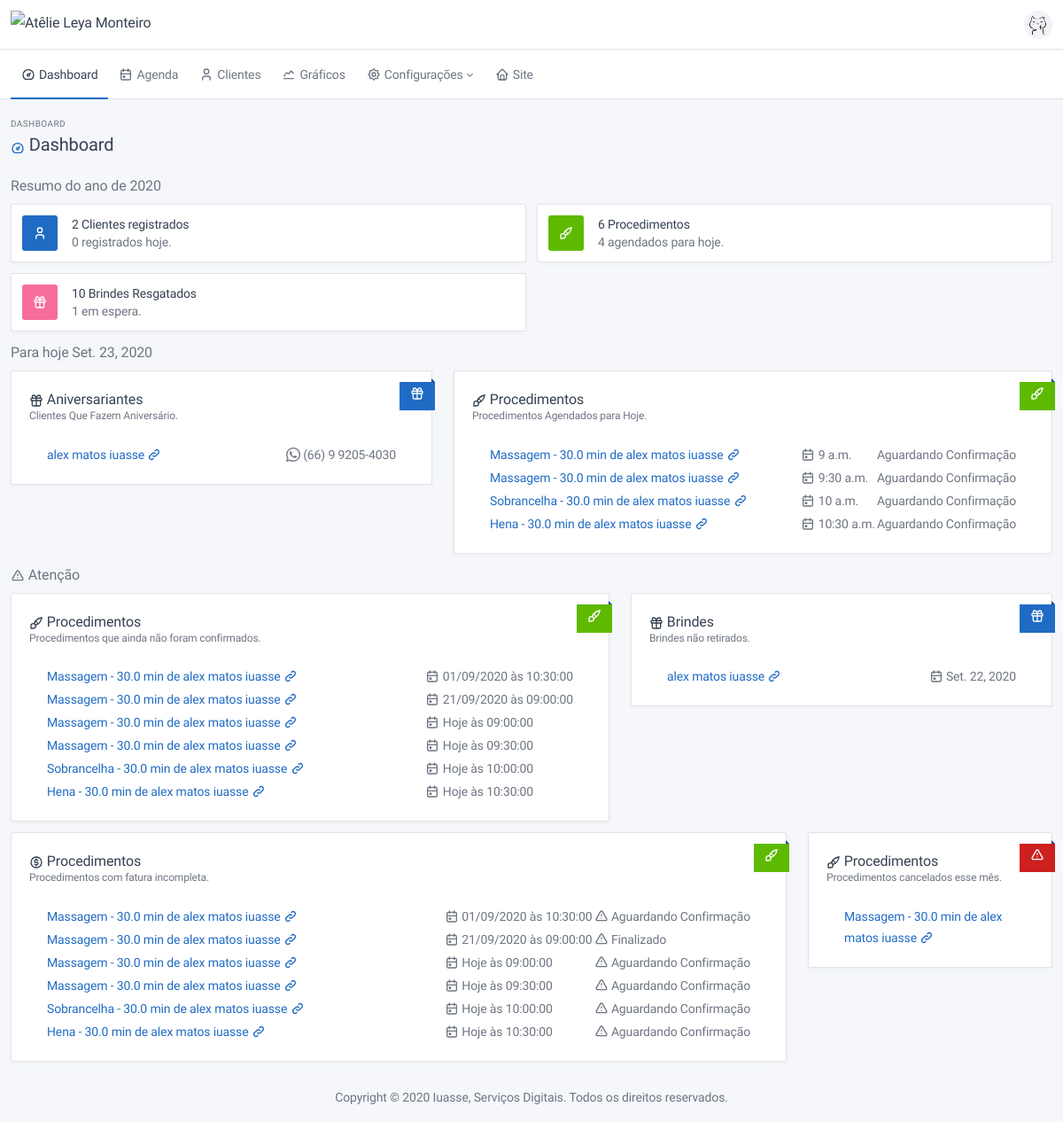
The page /dashboard/ (signed in) on the database its author committed.
### users/models.py (models this page shows, shortened)
class Profile(BaseModel):
    name = models.CharField("nome completo", max_length=150)
    birth_date = models.DateField('data de nascimento', blank=True, null=True, help_text="Informe uma data válida!")
    whatsapp = models.CharField('whatsapp', max_length=16, help_text="Esse será o número usado para contato!")
    total_of_points = models.IntegerField(default=0, verbose_name='Total de pontos')
    user = models.OneToOneField(User, on_delete=models.CASCADE)
    def get_full_name(self):
        return self.name
    def get_absolute_url(self):
        return reverse('users:admin:profile', kwargs={'pk': self.pk})

class RewardRetrieved(BaseModel):
    reward = models.ForeignKey("config.Reward", on_delete=models.PROTECT, verbose_name="Brinde")
    points = models.IntegerField("Pontos", default=0)
    quantity = models.IntegerField("Quantidade", default=1)
    date = models.DateField("Data", default=now)
    retrieved = models.BooleanField("Resgatado", default=False, help_text="Esse brinde já foi resgatado?")
    customer = models.ForeignKey(User, on_delete=models.CASCADE, verbose_name="Cliente")

### service/models.py (models this page shows, shortened)
class OrderOfService(BaseModel):
    type_of_service = models.ForeignKey("config.TypeOfService", verbose_name="Procedimento", on_delete=models.SET_NULL,
                                        null=True)
    status = models.ForeignKey("config.StatusService", verbose_name="Status", on_delete=models.PROTECT)
    finished = models.BooleanField("finalizado", default=False)
    counted = models.BooleanField("contabilizado", default=False, help_text="Procedimento já foi contabilizado?")
    confirmed = models.BooleanField("confirmado", default=False, help_text="Procedimento foi confirmado?")
    canceled = models.BooleanField("cancelado", default=False, help_text="Procedimento foi cancelado?")
    date = models.DateField("Data", default=now)
    time = models.TimeField("Hora", default=now)
    observation = models.TextField("observação", blank=True)
    customer = models.ForeignKey(User, verbose_name="Cliente", on_delete=models.CASCADE, blank=True, null=True)
    def get_absolute_url(self):
        return reverse(self.get_reverse_profile, kwargs={'cpk': self.customer.pk, 'pk': self.pk})
    def get_full_name(self):
        return f"{self.type_of_service} de {self.customer.profile.get_full_name()}"
    def get_date_dashboard(self):
        return f"Hoje às {self.time}" if self.date == date.today() \
            else f"{self.date.strftime('%d/%m/%Y')} às {self.time}"
    def is_invoice_not_completed(self):
        return self.invoice.type_of_payment is None

### config/models.py (models this page shows, shortened)
class BaseConfigModel(BaseModel):
    name = models.CharField("nome", max_length=128)
    def __str__(self):
        return self.name
    class Meta:
        abstract = True

class TypeOfService(BaseConfigModel):
    contextual = models.CharField("cor", default="#ffffff", max_length=7,
                                  help_text="Escolha uma cor para representar esse procedimento!")
    time = models.FloatField("tempo", default=30, help_text="Coloque o tempo em minutos, ex.: 1hr = 60min")
    value = models.DecimalField("Valor", max_digits=11, decimal_places=2, default=0,
                                help_text="Valor do procedimento, ele será usado para auto preenchimento de alguns "
                                          "campos!")
    rewarded_points = models.IntegerField("pontos ganhos", default=0)
    description = models.TextField("Descrição", blank=True, help_text="Usado no site para descrever o procedimento")
    image = models.ImageField("Foto", upload_to='images/', help_text="Foto representando o procedimento.",
                              blank=True, null=True)
    def __str__(self):
        return f"{self.name} - {self.time} min"

class StatusService(BaseConfigModel):
    contextual = models.CharField("cor", default="#ffffff", max_length=7,
                                  help_text="Escolha uma cor para representar esse status")

### frontend/views.py (the view)
# urls.py: path('dashboard/', dashboard, name='dashboard'),
@login_required
@staff_member_required()
@require_http_methods(["GET"])
def dashboard(request):
    return render(request, 'dashboard.html', context_dashboard())

### base/models.py (called while the page is built)
    @property
    def get_reverse_profile(self):
        return '{}:{}:profile'.format(self._meta.app_label, self._meta.model_name)

### frontend/templates/dashboard.html
{% extends 'base.html' %}
{% load static %}
{% block content %}
<div class="container-xl">
    <div class="page-header">
        <div class="row align-items-center">
            <div class="col-auto">
                <div class="page-pretitle">Dashboard</div>
                <h3 class="page-title">
                    <span class="text-primary">{{ICON_DASHBOARD|safe}}</span> Dashboard
                </h3>
            </div>
        </div>
    </div>
    <div class="row row-deck row-cards">
        <h3 class="text-muted">Resumo do ano de {{year}}</h3>
        {% for k,v in top_row_deck.items %}
        <div class="col-sm-6 col-xl-3">
            <div class="card card-sm">
                <div class="card-body d-flex align-items-center">
                    <span class="{{v.bg_color}} text-white stamp mr-3">{{v.icon|safe}}</span>
                    <div class="mr-3 lh-sm">
                        <div class="strong">{{v.title}}</div>
                        <div class="text-muted">{{v.subtitle}}</div>
                    </div>
                </div>
            </div>
        </div>
        {% endfor %}
    </div>
    <div class="row">
        <h3 class="text-muted">Para hoje {{today}}</h3>
        <div class="col-lg-5">
            <div class="card">
                <div class="card-body">
                    <h4 class="card-title">{{birthdays_row_card.icon|safe}} {{birthdays_row_card.title}}</h4>
                    <div class="card-subtitle">{{birthdays_row_card.subtitle}}</div>
                    <div class="table-responsive">
                        <table class="card-table table-hover">
                            {% if birthdays_row_card.data %}
                            {% for d in birthdays_row_card.data %}
                            <tr>
                                <td class="w-100">
                                    <a href="{{d.get_absolute_url}}" target="_blank">{{d.name}} {{ICON_LINK|safe}}</a>
                                </td>
                                <td class="text-nowrap text-muted">
                                    {{ICON_WHATSAPP|safe}} {{d.whatsapp}}
                                </td>
                            </tr>
                            {% endfor %}
                            {% else %}
                            <tr>
                                <td>Nenhum aniversariante hoje</td>
                            </tr>
                            {% endif %}
                        </table>
                    </div>
                </div>
                <div class="ribbon ">{{ICON_GIFT|safe}}</div>
            </div>
        </div>
        <div class="col-lg-7">
            <div class="card">
                <div class="card-body">
                    <h4 class="card-title">{{services_row_card.icon|safe}} {{services_row_card.title}}</h4>
                    <div class="card-subtitle">{{services_row_card.subtitle}}</div>
                    <div class="table-responsive">
                        <table class="card-table table-hover">
                            {% if services_row_card.data %}
                            {% for s in services_row_card.data %}
                            <tr>
                                <td class="w-100">
                                    <a href="{{s.get_absolute_url}}" target="_blank">
                                        {{s.get_full_name}} {{ICON_LINK|safe}}
                                    </a>
                                </td>
                                <td class="text-nowrap text-muted">
                                    {{ICON_CALENDAR|safe}} {{s.time}}
                                </td>
                                <td class="text-nowrap text-muted">
                                    {{s.status}}
                                </td>
                            </tr>
                            {% endfor %}
                            {% else %}
                            <tr>
                                <td>Nenhum procedimento para hoje</td>
                            </tr>
                            {% endif %}
                        </table>
                    </div>
                </div>
                <div class="ribbon bg-success">{{ICON_WAND|safe}}</div>
            </div>
        </div>
    </div>
    <div class="row">
        <h3 class="text-muted">{{ICON_TRIANGLE_ALERT|safe}} Atenção</h3>
        <div class="col-lg-7">
            <div class="card">
                <div class="card-body">
                    <h4 class="card-title">
                        {{service_not_confirmed_row_card.icon|safe}}
                        {{service_not_confirmed_row_card.title}}
                    </h4>
                    <div class="card-subtitle">{{service_not_confirmed_row_card.subtitle}}</div>
                    <div class="table-responsive">
                        <table class="card-table table-hover">
                            {% if service_not_confirmed_row_card.data %}
                            {% for s in service_not_confirmed_row_card.data %}
                            <tr>
                                <td class="w-100">
                                    <a href="{{s.get_absolute_url}}" target="_blank">
                                        {{s.get_full_name}} {{ICON_LINK|safe}}
                                    </a>
                                </td>
                                <td class="text-nowrap text-muted">
                                    {{ICON_CALENDAR|safe}} {{s.get_date_dashboard}}
                                </td>
                            </tr>
                            {% endfor %}
                            {% else %}
                            <tr>
                                <td>Está tudo certo por aqui.</td>
                            </tr>
                            {% endif %}
                        </table>
                    </div>
                </div>
                <div class="ribbon bg-success">{{ICON_WAND|safe}}</div>
            </div>
        </div>
        <div class="col-lg-5">
            <div class="card">
                <div class="card-body">
                    <h4 class="card-title">{{rewards_not_retrieved_row_card.icon|safe}}
                        {{rewards_not_retrieved_row_card.title}}</h4>
                    <div class="card-subtitle">{{rewards_not_retrieved_row_card.subtitle}}</div>
                    <div class="table-responsive">
                        <table class="card-table table-hover">
                            {% if rewards_not_retrieved_row_card.data %}
                            {% for r in rewards_not_retrieved_row_card.data %}
                            <tr>
                                <td class="w-100">
                                    <a href="{{r.customer.profile.get_absolute_url}}" target="_blank">
                                        {{r.customer.profile.get_full_name}} {{ICON_LINK|safe}}
                                    </a>
                                </td>
                                <td class="text-nowrap text-muted">
                                    {{ICON_CALENDAR|safe}} {{r.date}}
                                </td>
                            </tr>
                            {% endfor %}
                            {% else %}
                            <tr>
                                <td>Está tudo certo por aqui.</td>
                            </tr>
                            {% endif %}
                        </table>
                    </div>
                </div>
                <div class="ribbon ">{{ICON_GIFT|safe}}</div>
            </div>
        </div>
        <div class="col-lg-9">
            <div class="card">
                <div class="card-body">
                    <h4 class="card-title">
                        {{service_not_completed_row_card.icon|safe}}
                        {{service_not_completed_row_card.title}}
                    </h4>
                    <div class="card-subtitle">{{service_not_completed_row_card.subtitle}}</div>
                    <div class="table-responsive">
                        <table class="card-table table-hover">
                            {% if service_not_completed_row_card.data %}
                            {% for s in service_not_completed_row_card.data %}
                            <tr>
                                <td class="w-100">
                                    <a href="{{s.get_absolute_url}}" target="_blank">
                                        {{s.get_full_name}} {{ICON_LINK|safe}}
                                    </a>
                                </td>
                                <td class="text-nowrap text-muted">
                                    {{ICON_CALENDAR|safe}} {{s.get_date_dashboard|safe}}
                                </td>
                                <td class="text-nowrap text-muted">
                                    {{ICON_TRIANGLE_ALERT|safe}} {{s.status}}
                                </td>
                            </tr>
                            {% endfor %}
                            {% else %}
                            <tr>
                                <td>Está tudo certo por aqui.</td>
                            </tr>
                            {% endif %}
                        </table>
                    </div>
                </div>
                <div class="ribbon bg-success">{{ICON_WAND|safe}}</div>
            </div>
        </div>
        <div class="col-lg-3">
            <div class="card">
                <div class="card-body">
                    <h4 class="card-title">
                        {{service_canceled_month_row_card.icon|safe}}
                        {{service_canceled_month_row_card.title}}
                    </h4>
                    <div class="card-subtitle">{{service_canceled_month_row_card.subtitle}}</div>
                    <div class="table-responsive">
                        <table class="card-table table-hover">
                            {% if service_canceled_month_row_card.data %}
                            {% for s in service_canceled_month_row_card.data %}
                            <tr>
                                <td class="w-100">
                                    <a href="{{s.get_absolute_url}}" target="_blank">
                                        {{s.get_full_name}} {{ICON_LINK|safe}}
                                    </a>
                                </td>
                            </tr>
                            {% endfor %}
                            {% else %}
                            <tr>
                                <td>Está tudo certo por aqui.</td>
                            </tr>
                            {% endif %}
                        </table>
                    </div>
                </div>
                <div class="ribbon bg-danger">{{ICON_TRIANGLE_ALERT|safe}}</div>
            </div>
        </div>
    </div>
</div>
{% endblock %}

### frontend/templates/base.html (style rules this page uses)
body { display: none; }

### rows shown on the page
Profile: name "alex matos iuasse", whatsapp "(66) 9 9205-4030"
OrderOfService: get_full_name "Massagem - 30.0 min de alex matos iuasse", time "9 a.m.", status "Aguardando Confirmação", get_date_dashboard "Hoje às 09:00:00"
OrderOfService: get_full_name "Massagem - 30.0 min de alex matos iuasse", time "9:30 a.m.", status "Aguardando Confirmação", get_date_dashboard "Hoje às 09:30:00"
OrderOfService: get_full_name "Sobrancelha - 30.0 min de alex matos iuasse", time "10 a.m.", status "Aguardando Confirmação", get_date_dashboard "Hoje às 10:00:00"
OrderOfService: get_full_name "Hena - 30.0 min de alex matos iuasse", time "10:30 a.m.", status "Aguardando Confirmação", get_date_dashboard "Hoje às 10:30:00"
OrderOfService: get_full_name "Massagem - 30.0 min de alex matos iuasse", get_date_dashboard "01/09/2020 às 10:30:00", status "Aguardando Confirmação"
OrderOfService: get_full_name "Massagem - 30.0 min de alex matos iuasse", get_date_dashboard "21/09/2020 às 09:00:00", status "Finalizado"
RewardRetrieved: customer.profile.get_full_name "alex matos iuasse", date "Set. 22, 2020"

### other values the page prints
{{ year }} "2020"
{{ v.title }} "2 Clientes registrados" "6 Procedimentos" "10 Brindes Resgatados"
{{ v.subtitle }} "0 registrados hoje." "4 agendados para hoje." "1 em espera."
{{ today }} "Set. 23, 2020"
{{ birthdays_row_card.title }} "Aniversariantes"
{{ birthdays_row_card.subtitle }} "Clientes Que Fazem Aniversário."
{{ services_row_card.title }} "Procedimentos"
{{ services_row_card.subtitle }} "Procedimentos Agendados para Hoje."
{{ service_not_confirmed_row_card.title }} "Procedimentos"
{{ service_not_confirmed_row_card.subtitle }} "Procedimentos que ainda não foram confirmados."
{{ rewards_not_retrieved_row_card.title }} "Brindes"
{{ rewards_not_retrieved_row_card.subtitle }} "Brindes não retirados."
{{ service_not_completed_row_card.title }} "Procedimentos"
{{ service_not_completed_row_card.subtitle }} "Procedimentos com fatura incompleta."
{{ service_canceled_month_row_card.title }} "Procedimentos"
